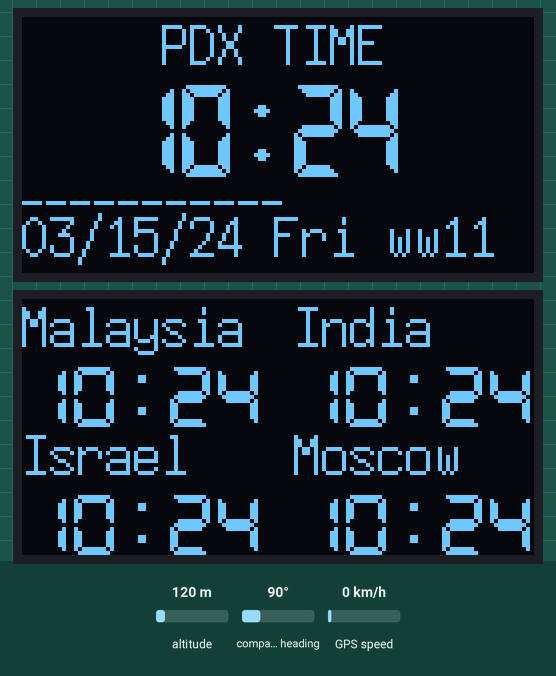
A sketch run on a simulated Arduino Uno, built with avr-gcc and run on an emulated ATmega328P. Shown: 2 × 128×64 one-colour display. Inputs (shaded band) come from the test bench; at power-on: altitude 120 m, compass heading 90°, GPS speed 0 km/h. The local clock reads 2024-03-15 10:24:30 at power-on unless the sketch sets it; the GPS gets a fix after 3 s at 37.7749, -122.4194 with 8 satellites.

Above: at 0.4 s.
At 9.2 s:
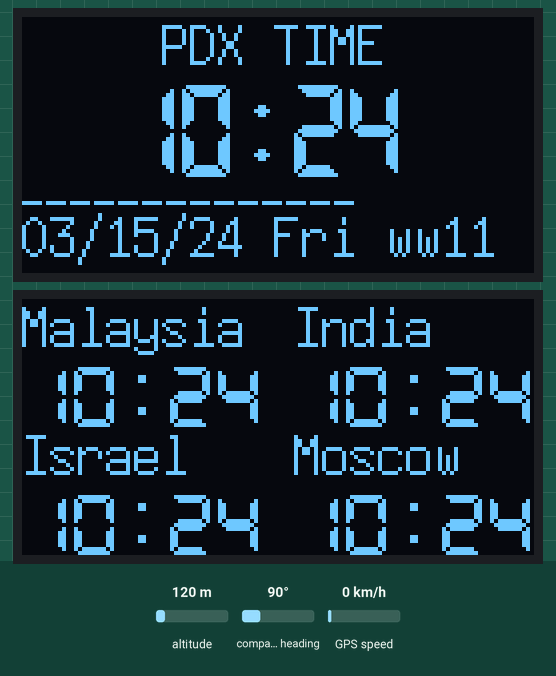
At 18.2 s:
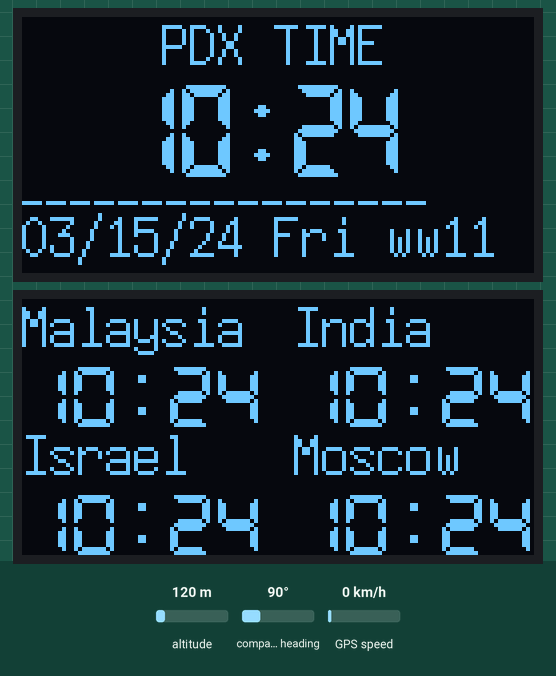
At 27.2 s:
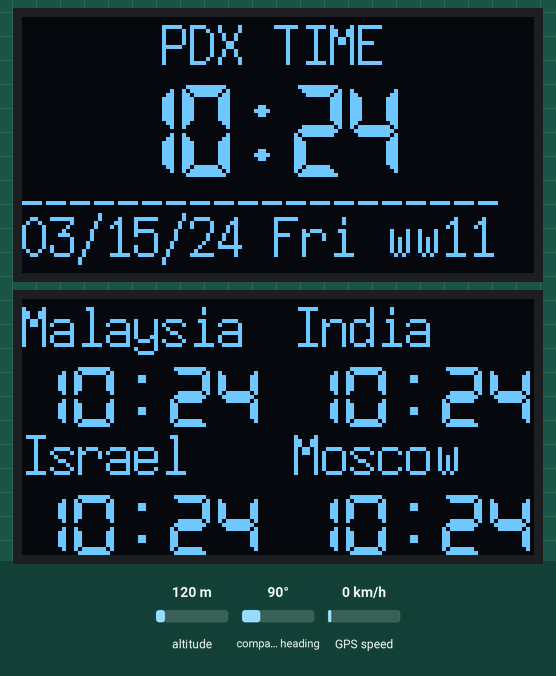
At 36.2 s:
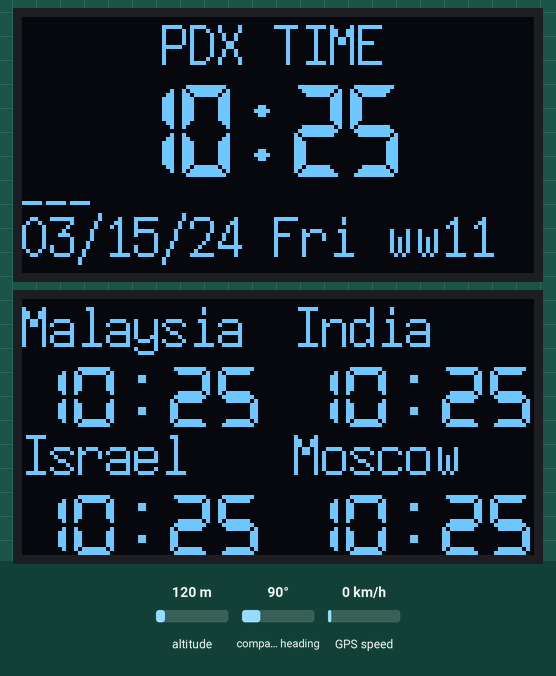

The sketch:

GpsClock.ino
```cpp
#include <avr/wdt.h>
#include "GPSDevice.h"
#include "GPSTimeConverter.h"
#include "GPSDisplayASCII.h"
#include "GPSDisplayMain.h"
#include "GPSDisplaySecond.h"
#include "GPSTimer.h"

GPSDevice gpsDevice;
GPSDisplayMain display_main(0x3c);
GPSDisplaySecond display_second(0x3d);
GPSTimerMS timer_ms(30000);

void setup() {
  //Serial.begin(9600);
  //Serial.println(F("Initializing watchdog"));
  wdt_enable(WDTO_8S);
  //Serial.println(F("Initializing GPS"));
  gpsDevice.setup();
  //Serial.println(F("Initializing Displays"));
  display_main.setup();
  display_second.setup();
}

void loop() {
  // reset watchdog
  wdt_reset();

  gpsDevice.step();

  if (gpsDevice.is_time_valid() && gpsDevice.is_time_changed()) {
    timer_ms.reset();
    GPSTime& time_utc = gpsDevice.get_time();
    display_main.update(time_utc);
    display_second.update(time_utc);
  }

  if (timer_ms.fired()) {
    display_main.gps_lost();
  }

}
```

GPSCommon.h
```cpp
#ifndef DEF_GPSCOMMON
#define DEF_GPSCOMMON

char _str[100];

char* get_buf() {
  return _str;
}

char __time_str[60];

class GPSTime {
  public:
    uint16_t year = 0;
    uint8_t month = 0;
    uint8_t day = 0;
    uint8_t hour = 0;
    uint8_t minute = 0;
    uint8_t second = 0;
    uint8_t weekday = 0;

    char* str() {
      sprintf(__time_str, "%02d:%02d:%02d %02d/%02d/%04d (%d)", hour, minute, second, month, day, year, weekday);
      return __time_str;
    }

    void set_date(uint16_t yyyy, uint8_t mm, uint8_t dd, uint8_t wd) {
      year = yyyy;
      month = mm;
      day = dd;
      weekday = wd;
    }
    void set_time(uint8_t hh, uint8_t mm, uint8_t ss) {
      hour = hh;
      minute = mm;
      second = ss;
    }
};

#endif // DEF_GPSCOMMON
```

GPSDevice.h
```cpp
#include <TinyGPSPlus.h>
#include <SoftwareSerial.h>

#include "GPSCommon.h"

// Choose two Arduino pins to use for software serial
#define RXPin 2
#define TXPin 3

#define GPSBaud 9600

// Create a software serial port called "gpsSerial"
SoftwareSerial gpsSerial(RXPin, TXPin);


class GPSDevice {
  private:
    TinyGPSPlus gps;
    GPSTime time;
    uint8_t last_second = 0;
    bool time_changed = false;
    bool time_valid = false;

  public:
    GPSDevice() {}

    void setup() {
      gpsSerial.begin(GPSBaud);
    }

    void step() {
      if (gpsSerial.available() == 0) {
        return;
      }

      // read GPS data if any
      bool message_received = false;
      while (gpsSerial.available() && !message_received) {
        message_received = message_received || gps.encode(gpsSerial.read());
      }

      // still haven't locked on time
      if (!gps.date.isValid() || !gps.time.isValid()) {
        return;
      }

      time.set_date(gps.date.year(), gps.date.month(), gps.date.day(), 0);
      time.set_time(gps.time.hour(), gps.time.minute(), gps.time.second());

      //sprintf(get_buf(),"DEBUG: %s", time.str());
      //Serial.println(get_buf());

      // if time isn't initialized year is printed as 2000, while the valid flag is set, GPS bug-feature????
      if (time.year <= 2000) {
        time_valid = false;
        return;
      }

      time_valid = true;

      if (last_second != time.second) {
        last_second = time.second;
        time_changed = true;
      }
    }

    bool is_time_changed() {
      bool result = time_changed;
      time_changed = false;
      return result;
    }

    bool is_time_valid() {
      return time_valid;
    }

    GPSTime& get_time() {
      return time;
    }
};
```

GPSDisplayASCII.h
```cpp
// https://github.com/greiman/SSD1306Ascii

#include "SSD1306Ascii.h"
#include "SSD1306AsciiAvrI2c.h"


typedef SSD1306AsciiAvrI2c GPSDisplay;

#define I2C_FREQ 100000

// 0X3C+SA0 - 0x3C or 0x3D
//#define I2C_ADDRESS 0x3c

class GPSDisplayContainer {
  private:
    GPSDisplay display;
  public:
    GPSDisplayContainer() {}

    void setup(uint32_t i2c_addr) {
      // this option is for ssd1304 based displays
      //display.begin(&Adafruit128x64, i2c_addr);
      display.begin(&SH1106_128x64, i2c_addr);
      display.setI2cClock(I2C_FREQ);
      display.clear();
    }

    GPSDisplay& get_display() {
      return display;
    }
};
```

GPSDisplayMain.h
```cpp
const char* GPS_WEEKDAY[] = {"", "Sun", "Mon", "Tue", "Wed", "Thu", "Fri", "Sat"};
//enum month_t {Jan=1, Feb, Mar, Apr, May, Jun, Jul, Aug, Sep, Oct, Nov, Dec};

class GPSDisplayMain {
  private:
    GPSDisplayContainer display_dev;
    uint16_t i2c_addr;
    bool clear_display = true;
    bool is_gps_lost = false;
    uint8_t last_min = 0xff;
    uint8_t last_sec_chunk = 0xff;
  public:
    GPSDisplayMain(uint16_t _i2c_addr) {
      i2c_addr = _i2c_addr;
    }

    void setup() {
      display_dev.setup(i2c_addr);

      GPSDisplay& display = display_dev.get_display();
      display.setFont(X11fixed7x14);
      display.setCursor(0, 2);
      display.println("Waiting for GPS");
    }

    void update(GPSTime& time_utc) {
      char* buffer = get_buf();
      GPSDisplay& display = display_dev.get_display();
      GPSTime& time_pdx = getLocalTime(timezonPDX, time_utc);

      is_gps_lost = false;

      if (clear_display) {
        clear_display = false;
        last_min = 0xff;
        display.clear();
      }

      // only refresh when minute changes, otherwise nothing to refresh
      if (last_min != time_pdx.minute) {
        last_min = time_pdx.minute;

        display.setFont(X11fixed7x14);
        display.setCursor(35, 0);
        display.println("PDX TIME");

        display.setFont(lcdnums14x24);
        display.setCursor(25, 2);
        sprintf(buffer, "%02d:%02d", time_pdx.hour, time_pdx.minute);
        display.print(buffer);

        display.setFont(X11fixed7x14);
        display.setCursor(0, 6);
        sprintf(buffer, "%02d/%02d/%02d %s ww%02d", time_pdx.month, time_pdx.day, time_pdx.year % 100, GPS_WEEKDAY[time_pdx.weekday], getWorkWeek(time_pdx));
        display.println(buffer);
      }

      uint8_t sec_chunk = time_pdx.second / 3;
      if (last_sec_chunk != sec_chunk) {
        last_sec_chunk = sec_chunk;
        sprintf(buffer, "");
        for (uint8_t i = 0; i < 20; i++) {
          if (i <= sec_chunk) {
            sprintf(buffer + strlen(buffer), "_");
          } else {
            sprintf(buffer + strlen(buffer), " ");
          }
        }
        display.setFont(lcd5x7);
        display.setCursor(0, 5);
        display.println(buffer);
      }
    }


    void gps_lost() {
      char* buffer = get_buf();
      GPSDisplay& display = display_dev.get_display();

      if (!is_gps_lost) {
        display.setFont(X11fixed7x14);
        display.setCursor(10, 0);
        display.println("*** GPS LOST ***");
      }
      is_gps_lost = true;
      clear_display = true;
    }

};
```

GPSDisplaySecond.h
```cpp
class GPSDisplaySecond {
  private:
    GPSDisplayContainer display_dev;
    uint16_t i2c_addr;
    bool first_time = true;
  public:
    GPSDisplaySecond(uint16_t _i2c_addr) {
      i2c_addr = _i2c_addr;
    }

    void setup() {
      display_dev.setup(i2c_addr);

      GPSDisplay& display = display_dev.get_display();
      display.setFont(X11fixed7x14);
      display.setCursor(0, 2);
      display.println("Waiting for GPS");
    }

    void update(GPSTime& time_utc) {
      char* buffer = get_buf();
      GPSDisplay& display = display_dev.get_display();
      if (first_time) {
        first_time = false;
        display.clear();
      }

      GPSTime& time = getLocalTime(timezonMY, time_utc);

      display.setFont(X11fixed7x14);
      display.setCursor(0, 0);
      display.println("Malaysia");

      display.setFont(lcdnums12x16);
      display.setCursor(0, 2);
      sprintf(buffer, "%02d:%02d", time.hour, time.minute);
      display.print(buffer);

      time = getLocalTime(timezonIND, time_utc);

      display.setFont(X11fixed7x14);
      display.setCursor(68, 0);
      display.println("India");

      display.setFont(lcdnums12x16);
      display.setCursor(68, 2);
      sprintf(buffer, "%02d:%02d", time.hour, time.minute);
      display.print(buffer);

      time = getLocalTime(timezonIDC, time_utc);

      display.setFont(X11fixed7x14);
      display.setCursor(0, 4);
      display.println("Israel");

      display.setFont(lcdnums12x16);
      display.setCursor(0, 6);
      sprintf(buffer, "%02d:%02d", time.hour, time.minute);
      display.print(buffer);

      time = getLocalTime(timezonMOW, time_utc);

      display.setFont(X11fixed7x14);
      display.setCursor(68, 4);
      display.println("Moscow");

      display.setFont(lcdnums12x16);
      display.setCursor(68, 6);
      sprintf(buffer, "%02d:%02d", time.hour, time.minute);
      display.print(buffer);

    }
};
```

GPSTimeConverter.h
```cpp
// https://forum.arduino.cc/t/time-h-convert-to-time_t/61351/7

#include <Time.h>
#include <TimeLib.h>

// https://github.com/JChristensen/Timezone
#include <Timezone.h>


time_t convert_to_unix_time(int YYYY, byte MM, byte DD, byte hh, byte mm, byte ss)
{
  tmElements_t tmSet;
  tmSet.Year = YYYY - 1970;
  tmSet.Month = MM;
  tmSet.Day = DD;
  tmSet.Hour = hh;
  tmSet.Minute = mm;
  tmSet.Second = ss;
  return makeTime(tmSet);         //convert to time_t
}

GPSTime localTime;

GPSTime& getLocalTime(Timezone& tz, GPSTime& utc_time)
{
  TimeChangeRule *tcr; // pointer to the time change rule, use to get the TZ abbrev
  time_t utc_time_t = convert_to_unix_time(utc_time.year, utc_time.month, utc_time.day, utc_time.hour, utc_time.minute, utc_time.second);
  time_t local_time_t = tz.toLocal(utc_time_t, &tcr);

  localTime.set_date(year(local_time_t), month(local_time_t), day(local_time_t), weekday(local_time_t));
  localTime.set_time(hour(local_time_t), minute(local_time_t), second(local_time_t));
//  sprintf(get_buf(), "UTC: %s", utc_time.str());
//  Serial.println(get_buf());
//  sprintf(get_buf(), "PDX: %s", localTime.str());
//  Serial.println(get_buf());

  return localTime;
}

// https://forum.arduino.cc/t/how-to-calculate-number-of-week-and-number-of-day/44587
uint16_t getWorkWeek(GPSTime& time) {
  uint16_t t_year = time.year;  // full year
  uint16_t t_month = time.month; // 1-12
  uint16_t t_days = time.day; // 1-31
  uint16_t t_weekday = time.weekday; // 1(Sun)-7(Sat)

  int days_month_start[] = {0, 31, 59, 90, 120, 151, 181, 212, 243, 273, 304, 334}; // Number of days at the beginning of the month in a not leap year.
  uint16_t days_in_year = 0;
  uint16_t week = 0;

  days_in_year = days_month_start[t_month - 1] + t_days;
  bool leap_year = ((t_year % 4 == 0 && t_year % 100 != 0) ||  t_year % 400 == 0);
  if ( t_month > 2 && leap_year) {
    days_in_year ++;
  }

  uint16_t number_of_days_in_year_until_this_week = (days_in_year >= t_weekday) ? days_in_year - t_weekday : 0;

  uint16_t number_of_weeks_in_year = number_of_days_in_year_until_this_week / 7;
  uint16_t remain_days = number_of_days_in_year_until_this_week % 7;

  //sprintf(get_buf(), "DDD: %d %d %d %d %d %s",  days_in_year, number_of_days_in_year_until_this_week, number_of_weeks_in_year, remain_days, t_weekday, time.str());
  //Serial.println(get_buf());

  // year started mid-week
  if (remain_days) {
    number_of_weeks_in_year ++;
  }
  // we are in mid-week
  if (t_weekday) {
    number_of_weeks_in_year ++;
  }
  // if last week of calendar is not full, ww01 starts on the same week
  if (number_of_weeks_in_year == 53) {
    int full_days_in_year = leap_year ? 366 : 365;
    int days_remaining_in_year = full_days_in_year - days_in_year;
    if ( t_weekday + days_remaining_in_year < 7) {
      number_of_weeks_in_year = 1;
    }
  }
  return number_of_weeks_in_year;
}

//enum days {Sun=1, Mon, Tue, Wed, Thu, Fri, Sat};

//void test_date(uint16_t y, uint16_t m, uint16_t d, uint16_t wd, uint16_t expect) {
//  GPSTime tt;
//  tt.set_time(10,11,12);
//
//  tt.set_date(y, m, d, wd);
//  uint16_t ww = getWorkWeek(tt);
//  sprintf(get_buf(),"DDD: %s ww%02d exp: ww%02d %s", tt.str(), ww, expect, ((ww==expect) ? "PASS" : "!!!FAIL!!!"));
//  Serial.println(get_buf());
//}
//
//void test_ww() {
//  Serial.begin(9600);
//  test_date(2022, 5, 5, Thu, 19);
//  test_date(2022, 5, 6, Fri, 19);
//  test_date(2022, 1, 2, Sun, 2);
//  test_date(2022, 1, 1, Sat, 1);
//  test_date(2022, 04, 25, Mon, 18);
//  test_date(2022, 04, 24, Sun, 18);
//  test_date(2022, 04, 23, Sat, 17);
//  test_date(2022, 04, 22, Fri, 17);
//  test_date(2022, 12, 26, Mon, 53);
//
//  test_date(2023, 1, 2, Mon, 1);
//  test_date(2023, 4, 10, Mon, 15);
//  test_date(2023, 12, 30, Sat, 52);
//
//  test_date(2021, 12, 27, Mon, 1);
//  test_date(2021, 12, 26, Sun, 1);
//  test_date(2021, 12, 31, Fri, 1);
//}

// US Pacific Time Zone (Portland)
TimeChangeRule usPDT = {"PDT", Second, Sun, Mar, 2, -420};
TimeChangeRule usPST = {"PST", First, Sun, Nov, 2, -480};
Timezone timezonPDX(usPDT, usPST);

// Malaysia
TimeChangeRule my_dt = {"MY", Second, Sun, Mar, 2, 480};
Timezone timezonMY(my_dt);

// India
TimeChangeRule ind_dt = {"IND", Second, Sun, Mar, 2, 330};
Timezone timezonIND(ind_dt);

// IDC
TimeChangeRule idc_dt = {"PDT", Last, Sun, Mar, 2, 180}; // this is actually not correct, need to be '-46' (two days before Sunday - Friday), but the library does not support it, that is okay
TimeChangeRule idc_st = {"PST", First, Sun, Oct, 2, 120};
Timezone timezonIDC(idc_dt, idc_st);

// Russia Moscow
TimeChangeRule ind_ru = {"MOW", Second, Sun, Mar, 2, 180};
Timezone timezonMOW(ind_ru);
```

GpsTimer.h
```cpp
#define TIMER_RESOLUTION_MS 100000

class GPSTimerMS {
  private:
    uint32_t last_tick_ms = 0;
    uint32_t timeout_ms = 0;
  public:
    GPSTimerMS(uint32_t _timeout_ms) {
      timeout_ms = _timeout_ms;
    }

    bool reset() {
      last_tick_ms = millis() % TIMER_RESOLUTION_MS;
      //    sprintf(get_buf(), "reset: %lu", last_tick_ms);
      //    Serial.println(get_buf());
    }

    bool fired() {
      uint32_t current_ms_time = millis();

      uint32_t current_ms_mod = current_ms_time % TIMER_RESOLUTION_MS;
      uint32_t current_ms = current_ms_mod;

      if (current_ms < last_tick_ms) {
        current_ms += TIMER_RESOLUTION_MS;
      }
      uint32_t time_delta = current_ms - last_tick_ms;
      bool expired = (time_delta >= timeout_ms);
      //    sprintf(get_buf(), "reset: current_ms_time=%lu last_tick_ms=%lu current_ms=%lu time_delta=%lu", current_ms_time, last_tick_ms, current_ms, time_delta);
      //    Serial.println(get_buf());
      return expired;
    }
};
```

Measured:
- what the display in image 3 shows lasts 3.1 s, from 27.2 s to 30.3 s
